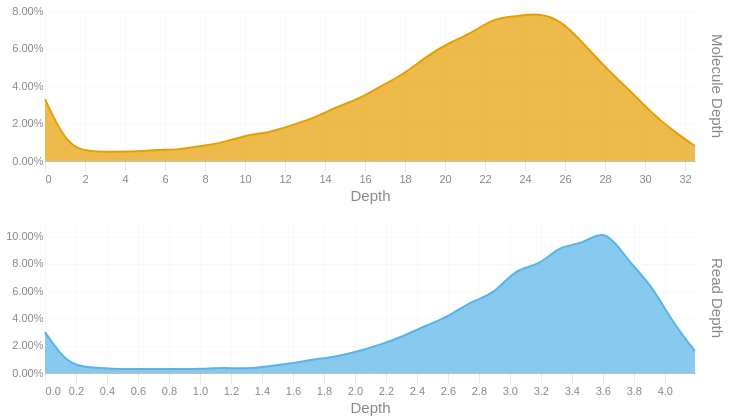

Notebook code cell kept with this figure:
### Code cell
readdep = depth_hist(tb['Read Depth'], q99, 3)
readdep = readdep.with_columns(pl.lit('Read Depth').alias('Metric'))
if not SKIPLR:
    moldep = depth_hist(tb['Molecule Depth'], mol_q99, 1)
    moldep = moldep.with_columns(pl.lit('Molecule Depth').alias('Metric'))
    _hist = pl.concat([readdep, moldep])
    _hist = _hist.filter(pl.col('Proportion') != 0)
    with SafeRender(_hist):
        (
            alt.Chart(_hist)        
            .mark_area(interpolate = "basis")
            .encode(
                x=alt.X('Bin:Q').scale(domainMin=0).axis(alt.Axis(title='Depth')),
                y = alt.Y('Proportion:Q', title = None).axis(format = '.2%'),
                color = alt.Color('Metric:N').legend(None),
                row = alt.Row("Metric:N").header(title = None, labelOrient = 'right'),
                tooltip = [
                    alt.Tooltip("Metric:N", title = "Metric"),
                    alt.Tooltip('Interval:N', title = "Depth Interval"),
                    alt.Tooltip('Proportion:Q', title = "% Alignments").format('.2%')
                ]
            )
            .resolve_scale(x='independent', y='independent')
            .properties(
                height = 150, width = 650,
                usermeta={'embedOptions': {'downloadFileName': f'{samplename}.depth.hist'}}
            )
        ).display()
else:
    readdep = readdep.filter(pl.col('Proportion') != 0)
    with SafeRender(readdep):
        (
            alt.Chart(readdep)        
            .mark_area(interpolate = "basis")
            .encode(
                x=alt.X('Bin:Q').scale(domainMin=0).axis(alt.Axis(title='Depth')),
                y = alt.Y('Proportion:Q', title = None).axis(format = '.2%'),
                tooltip = [
                    alt.Tooltip('Interval:N', title = "Depth Interval"),
                    alt.Tooltip('Proportion:Q', title = "% Alignments").format('.2%')
                ]
            )
            .properties(
                usermeta={'embedOptions': {'downloadFileName': f'{samplename}.depth.hist'}}
            )
        ).display()

### Figure 1 — Vega-Lite specification as saved in the notebook (floating-point values rounded to 4 significant figures)
{"width": 650, "height": 150, "config": {"title": {"anchor": "start", "dy": -15, "fontSize": 18, "color": "#888888", "subtitleColor": "#888888", "subtitleFontSize": 14}, "arc": {"fill": "#0072B2"}, "axis": {"domainColor": "#888888", "domainWidth": 0.5, "gridWidth": 0.2, "grid": false, "titleFontWeight": 400, "titleFontSize": 15, "labelFontSize": 11, "labelColor": "#888888", "tickColor": "#888888", "tickWidth": 0.2, "titleColor": "#888888"}, "axisBand": {"grid": false}, "axisX": {"grid": true, "tickSize": 10, "domainCap": "round"}, "axisY": {"domain": false, "grid": true, "tickSize": 0, "domainCap": "round"}, "background": "transparent", "header": {"labelFontSize": 15, "labelColor": "#888888", "titleFontSize": 15, "titleFontWeight": 600, "titleColor": "#888888"}, "legend": {"labelFont": "sans-serif", "labelFontSize": 12, "labelColor": "#888888", "symbolSize": 100, "symbolType": "circle", "titleFontSize": 12, "titlePadding": 10, "titleColor": "#888888", "title": null}, "range": {"category": ["#E69F00", "#56B4E9", "#009E73", "#F0E442", "#0072B2", "#D55E00", "#CC79A7", "#000000"], "diverging": ["#cfe8f3", "#a2d4ec", "#73bfe2", "#46abdb", "#1696d2", "#12719e"]}, "area": {"fill": "#0072B2", "fillOpacity": 0.7, "line": true, "strokeOpacity": 0.7}, "line": {"color": "#0072B2", "stroke": "#0072B2", "strokeWidth": 2}, "trail": {"color": "#0072B2", "stroke": "#0072B2", "strokeWidth": 0, "size": 1}, "point": {"filled": true, "fillOpacity": 1.0, "size": 95}, "text": {"color": "#888888", "fontSize": 11, "align": "right", "fontWeight": 400, "size": 11}, "bar": {"fill": "#0072B2", "stroke": null}, "view": {"stroke": null, "continuousWidth": 660, "continuousHeight": 400}}, "data": {"name": "data-8eb38c4c895519654ff546752956ccd7"}, "mark": {"type": "area", "interpolate": "basis"}, "encoding": {"color": {"field": "Metric", "legend": null, "type": "nominal"}, "row": {"field": "Metric", "header": {"title": null, "labelOrient": "right"}, "type": "nominal"}, "tooltip": [{"field": "Metric", "title": "Metric", "type": "nominal"}, {"field": "Interval", "title": "Depth Interval", "type": "nominal"}, {"field": "Proportion", "format": ".2%", "title": "% Alignments", "type": "quantitative"}], "x": {"axis": {"title": "Depth"}, "field": "Bin", "scale": {"domainMin": 0}, "type": "quantitative"}, "y": {"axis": {"format": ".2%"}, "field": "Proportion", "title": null, "type": "quantitative"}}, "resolve": {"scale": {"x": "independent", "y": "independent"}}, "usermeta": {"embedOptions": {"downloadFileName": "S6_LaHave_3617.depth.hist"}}, "$schema": "https://vega.github.io/schema/vega-lite/v6.1.0.json", "datasets": {"data-8eb38c4c895519654ff546752956ccd7": [{"Bin": 0.0, "Interval": "0.0-0.145", "Proportion": 0.03, "Metric": "Read Depth"}, {"Bin": 0.145, "Interval": "0.145-0.289", "Proportion": 0.006, "Metric": "Read Depth"}, {"Bin": 0.289, "Interval": "0.289-0.434", "Proportion": 0.004, "Metric": "Read Depth"}, {"Bin": 0.434, "Interval": "0.434-0.579", "Proportion": 0.003, "Metric": "Read Depth"}, {"Bin": 0.579, "Interval": "0.579-0.723", "Proportion": 0.003, "Metric": "Read Depth"}, {"Bin": 0.723, "Interval": "0.723-0.868", "Proportion": 0.003, "Metric": "Read Depth"}, {"Bin": 0.868, "Interval": "0.868-1.013", "Proportion": 0.003, "Metric": "Read Depth"}, {"Bin": 1.013, "Interval": "1.013-1.157", "Proportion": 0.003, "Metric": "Read Depth"}, {"Bin": 1.157, "Interval": "1.157-1.302", "Proportion": 0.004, "Metric": "Read Depth"}, {"Bin": 1.302, "Interval": "1.302-1.447", "Proportion": 0.003, "Metric": "Read Depth"}, {"Bin": 1.447, "Interval": "1.447-1.591", "Proportion": 0.005, "Metric": "Read Depth"}, {"Bin": 1.591, "Interval": "1.591-1.736", "Proportion": 0.007, "Metric": "Read Depth"}, {"Bin": 1.736, "Interval": "1.736-1.881", "Proportion": 0.01, "Metric": "Read Depth"}, {"Bin": 1.881, "Interval": "1.881-2.025", "Proportion": 0.012, "Metric": "Read Depth"}, {"Bin": 2.025, "Interval": "2.025-2.17", "Proportion": 0.016, "Metric": "Read Depth"}, {"Bin": 2.17, "Interval": "2.17-2.315", "Proportion": 0.021, "Metric": "Read Depth"}, {"Bin": 2.315, "Interval": "2.315-2.459", "Proportion": 0.027, "Metric": "Read Depth"}, {"Bin": 2.459, "Interval": "2.459-2.604", "Proportion": 0.035, "Metric": "Read Depth"}, {"Bin": 2.604, "Interval": "2.604-2.749", "Proportion": 0.041, "Metric": "Read Depth"}, {"Bin": 2.749, "Interval": "2.749-2.893", "Proportion": 0.053, "Metric": "Read Depth"}, {"Bin": 2.893, "Interval": "2.893-3.038", "Proportion": 0.057, "Metric": "Read Depth"}, {"Bin": 3.038, "Interval": "3.038-3.183", "Proportion": 0.077, "Metric": "Read Depth"}, {"Bin": 3.183, "Interval": "3.183-3.327", "Proportion": 0.078, "Metric": "Read Depth"}, {"Bin": 3.327, "Interval": "3.327-3.472", "Proportion": 0.094, "Metric": "Read Depth"}, {"Bin": 3.472, "Interval": "3.472-3.617", "Proportion": 0.094, "Metric": "Read Depth"}, {"Bin": 3.617, "Interval": "3.617-3.761", "Proportion": 0.107, "Metric": "Read Depth"}, {"Bin": 3.761, "Interval": "3.761-3.906", "Proportion": 0.082, "Metric": "Read Depth"}, {"Bin": 3.906, "Interval": "3.906-4.051", "Proportion": 0.066, "Metric": "Read Depth"}, {"Bin": 4.051, "Interval": "4.051-4.195", "Proportion": 0.037, "Metric": "Read Depth"}, {"Bin": 4.195, "Interval": "4.195-4.34", "Proportion": 0.016, "Metric": "Read Depth"}, {"Bin": 0.0, "Interval": "0.0-1.1", "Proportion": 0.033, "Metric": "Molecule Depth"}, {"Bin": 1.1, "Interval": "1.1-2.2", "Proportion": 0.008, "Metric": "Molecule Depth"}, {"Bin": 2.2, "Interval": "2.2-3.4", "Proportion": 0.005, "Metric": "Molecule Depth"}, {"Bin": 3.4, "Interval": "3.4-4.5", "Proportion": 0.005, "Metric": "Molecule Depth"}, {"Bin": 4.5, "Interval": "4.5-5.6", "Proportion": 0.005, "Metric": "Molecule Depth"}, {"Bin": 5.6, "Interval": "5.6-6.7", "Proportion": 0.006, "Metric": "Molecule Depth"}, {"Bin": 6.7, "Interval": "6.7-7.8", "Proportion": 0.006, "Metric": "Molecule Depth"}, {"Bin": 7.8, "Interval": "7.8-9.0", "Proportion": 0.008, "Metric": "Molecule Depth"}, {"Bin": 9.0, "Interval": "9.0-10.1", "Proportion": 0.01, "Metric": "Molecule Depth"}, {"Bin": 10.1, "Interval": "10.1-11.2", "Proportion": 0.014, "Metric": "Molecule Depth"}, {"Bin": 11.2, "Interval": "11.2-12.3", "Proportion": 0.015, "Metric": "Molecule Depth"}, {"Bin": 12.3, "Interval": "12.3-13.5", "Proportion": 0.019, "Metric": "Molecule Depth"}, {"Bin": 13.5, "Interval": "13.5-14.6", "Proportion": 0.023, "Metric": "Molecule Depth"}, {"Bin": 14.6, "Interval": "14.6-15.7", "Proportion": 0.029, "Metric": "Molecule Depth"}, {"Bin": 15.7, "Interval": "15.7-16.8", "Proportion": 0.033, "Metric": "Molecule Depth"}, {"Bin": 16.8, "Interval": "16.8-17.9", "Proportion": 0.04, "Metric": "Molecule Depth"}, {"Bin": 17.9, "Interval": "17.9-19.1", "Proportion": 0.046, "Metric": "Molecule Depth"}, {"Bin": 19.1, "Interval": "19.1-20.2", "Proportion": 0.056, "Metric": "Molecule Depth"}, {"Bin": 20.2, "Interval": "20.2-21.3", "Proportion": 0.063, "Metric": "Molecule Depth"}, {"Bin": 21.3, "Interval": "21.3-22.4", "Proportion": 0.068, "Metric": "Molecule Depth"}, {"Bin": 22.4, "Interval": "22.4-23.5", "Proportion": 0.076, "Metric": "Molecule Depth"}, {"Bin": 23.5, "Interval": "23.5-24.7", "Proportion": 0.077, "Metric": "Molecule Depth"}, {"Bin": 24.7, "Interval": "24.7-25.8", "Proportion": 0.079, "Metric": "Molecule Depth"}, {"Bin": 25.8, "Interval": "25.8-26.9", "Proportion": 0.075, "Metric": "Molecule Depth"}, {"Bin": 26.9, "Interval": "26.9-28.0", "Proportion": 0.063, "Metric": "Molecule Depth"}, {"Bin": 28.0, "Interval": "28.0-29.2", "Proportion": 0.05, "Metric": "Molecule Depth"}, {"Bin": 29.2, "Interval": "29.2-30.3", "Proportion": 0.038, "Metric": "Molecule Depth"}, {"Bin": 30.3, "Interval": "30.3-31.4", "Proportion": 0.026, "Metric": "Molecule Depth"}, {"Bin": 31.4, "Interval": "31.4-32.5", "Proportion": 0.016, "Metric": "Molecule Depth"}, {"Bin": 32.5, "Interval": "32.5-33.64", "Proportion": 0.008, "Metric": "Molecule Depth"}]}}
